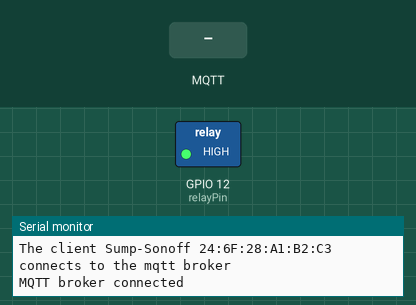
Simulated run of this sketch. Board: ESP8266 (NodeMCU). Shown: switched loads named in the sketch (green lamp = pin HIGH), the last lines printed to the serial monitor. Inputs (shaded band) come from the test bench. WiFi joins after 1.5 s; servers stay silent unless stated; network time is answered at once with the bench clock; the local clock reads 2024-03-15 10:24:30 at power-on unless the sketch sets it; no MQTT or app messages arrive unless stated.

Above: at 2.7 s.
2.8 s: MQTT message "off" arrives on the first subscribed topic
At 3.5 s:
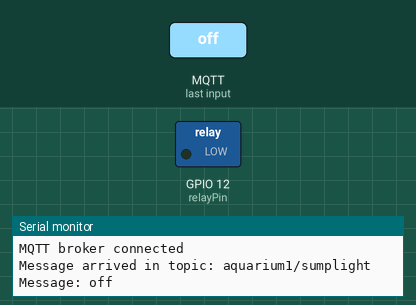
4.3 s: MQTT message "on" arrives on the first subscribed topic
At 4.6 s:
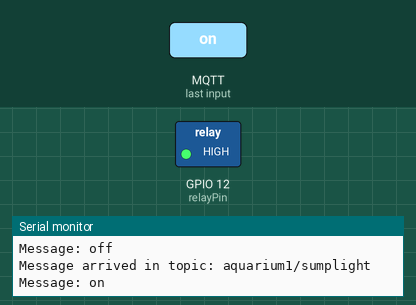
Timing chart, 0 to 7.3 s (numbered marks = the images above; inputs shaded):
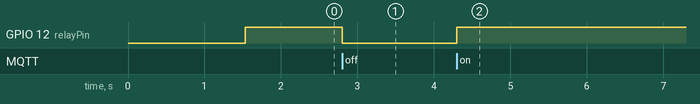

The sketch:

SumpLight.ino
```cpp
// This code is not necessary if you are using the SmartPlug.

#include <ESP8266WiFi.h>
#include <WiFiUdp.h>
#include <PubSubClient.h>
#include <NTPClient.h>


const char* host = "Sump Light";
const char* ssid = "ssid";
const char* password = "password";
const char* mqtt_broker = "MQTT Broker";

const long utcOffsetInSeconds = 7200;

const int mqtt_port = 1883;

WiFiClient espClient;
PubSubClient client(espClient);

WiFiUDP ntpUDP;
NTPClient timeClient(ntpUDP, "pool.ntp.org", utcOffsetInSeconds);

long lastMsg = 0;
char msg[50];
int value = 0;

String TimeNow;
String TimeOn = "08:00:00";
String TimeOff = "20:00:00";

int relayPin = 12;

int hours;
int hoursOn = 8;
int hoursOff = 20;

void reconnect(){
  while (!client.connected()) {
      String client_id = "Sump-Sonoff ";
      client_id += String(WiFi.macAddress());
      Serial.printf("The client %s connects to the mqtt broker\n", client_id.c_str());
      if (client.connect(client_id.c_str())) {
          Serial.println("MQTT broker connected");
      } else {
          Serial.print("failed with state ");
          Serial.print(client.state());
          delay(2000);
      }
    client.subscribe("aquarium1/sumplight");
  }
    while (WiFi.waitForConnectResult() != WL_CONNECTED) {
      Serial.println("Connection Failed! Rebooting...");
      delay(5000);
      ESP.restart();
      }
}

void setup() {
  Serial.begin(115200);
  Serial.println("Booting");
  WiFi.mode(WIFI_STA);
  WiFi.begin(ssid, password);
  while (WiFi.waitForConnectResult() != WL_CONNECTED) {
    Serial.println("Connection Failed! Rebooting...");
    delay(5000);
    ESP.restart();
  }
  Serial.println("Ready");
  Serial.print("IP address: ");
  Serial.println(WiFi.localIP());
  client.setServer(mqtt_broker, mqtt_port);
  client.setCallback(callback);
  timeClient.begin();
  pinMode(relayPin, OUTPUT);

  timeClient.update();
  String TimeNow = timeClient.getFormattedTime();
  int hours = timeClient.getHours();
 if (hoursOn <= hours < hoursOff){ //This part is for my fellow South Africans if loadshedding causes your ESP to turn off
    digitalWrite(relayPin, HIGH);
 } else if (hoursOn > hours >= hoursOff){
    digitalWrite (relayPin, LOW);
  }
}

void loop() {
  reconnect();
  client.loop();
  timeClient.update();
  String TimeNow = timeClient.getFormattedTime();

  if (TimeNow == TimeOn){
     client.publish("aquarium1/sumplight", "on");
  } else if (TimeNow == TimeOff){
     client.publish("aquarium1/sumplight", "off");
  }
}

void callback(char *topic, byte *payload, unsigned int length) {

   Serial.print("Message arrived in topic: ");
   Serial.println(topic);
   Serial.print("Message: ");

   String messageValue;
    for (int i=0;i<length;i++) {
        messageValue = messageValue + (char)payload[i];
        }
    Serial.print(messageValue);

    if (messageValue == "on"){
        digitalWrite(relayPin, HIGH);
    } else if (messageValue == "off"){
        digitalWrite(relayPin, LOW);
    }

    Serial.println();
 }
```

Measured:
- after the input at 2.8 s, GPIO 12 (relayPin): HIGH → LOW at once
- after the input at 4.3 s, GPIO 12 (relayPin): LOW → HIGH at once
